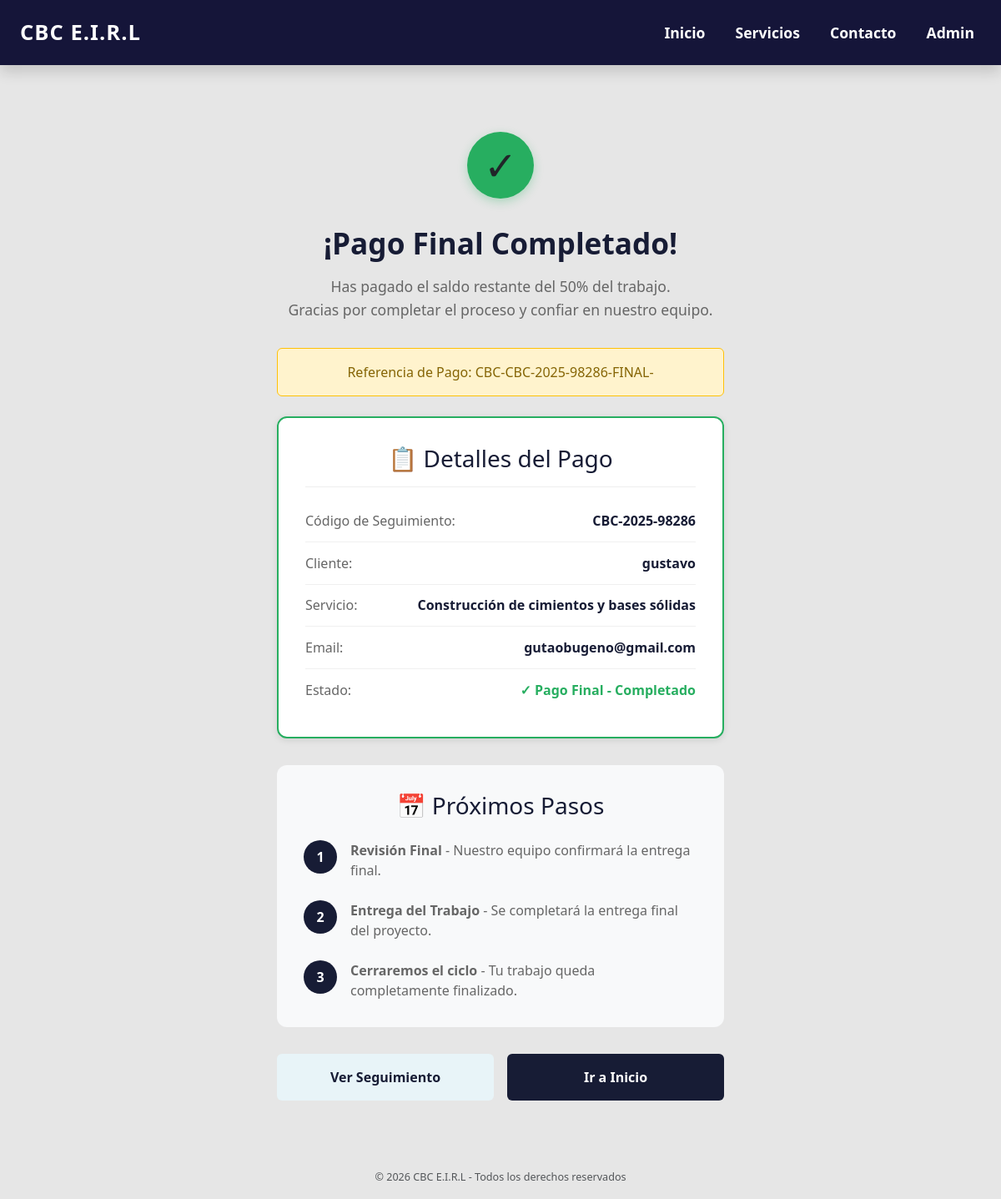
Before: /seguimiento/CBC-2025-98286/pago-final-completado/ with the older database file.
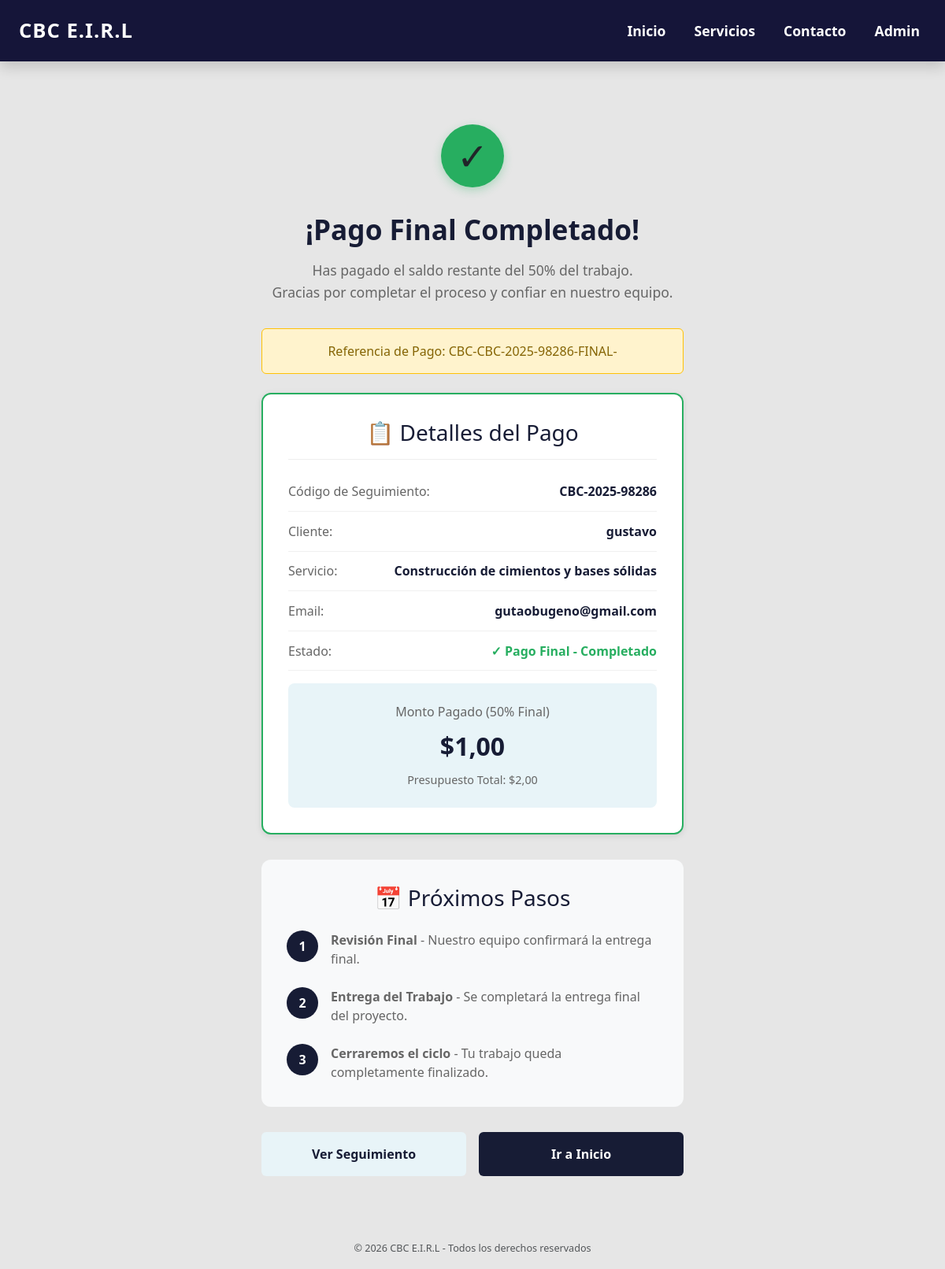
After: the same page with the newer database file.
### core/models.py (models this page shows, shortened)
class Presupuesto(models.Model):
    solicitud = models.OneToOneField(
        SolicitudInformacion,
        on_delete=models.CASCADE,
        related_name='presupuesto'
    )
    archivo = models.FileField(upload_to='presupuestos/', null=True, blank=True)
    fecha = models.DateField(auto_now_add=True)
    total = models.DecimalField(max_digits=12, decimal_places=2, null=True, blank=True)

### core/views.py (the view)
# urls.py: path('seguimiento/<str:codigo>/pago-final-completado/', views.pago_final_completado, name='pago_final_completado'),
def pago_final_completado(request, codigo):
    solicitud = get_object_or_404(SolicitudInformacion, codigo_seguimiento=codigo)
    presupuesto = getattr(solicitud, 'presupuesto', None)
    monto_final = presupuesto.total / 2 if presupuesto and presupuesto.total else 0
    return render(request, "pago_final_completado.html", {
        "solicitud": solicitud,
        "presupuesto": presupuesto,
        "monto_final": monto_final
    })

### templates/pago_final_completado.html (shortened to what this page needs)
{% extends "base.html" %}
{% load static %}
{% block content %}
<div class="confirmation-container">
  <div class="success-icon">✓</div>
  <h1 class="confirmation-title">¡Pago Final Completado!</h1>
  <p class="confirmation-message">
    Has pagado el saldo restante del 50% del trabajo.<br>
    Gracias por completar el proceso y confiar en nuestro equipo.
  </p>
  <div class="confirmation-number">
    Referencia de Pago: CBC-{{ solicitud.codigo_seguimiento }}-FINAL-{{ now|date:'YmdHis' }}
  </div>
  <div class="confirmation-card">
    <h3>📋 Detalles del Pago</h3>
    <div class="confirmation-item">
      <span class="confirmation-label">Código de Seguimiento:</span>
      <span class="confirmation-value">{{ solicitud.codigo_seguimiento }}</span>
    </div>
    <div class="confirmation-item">
      <span class="confirmation-label">Cliente:</span>
      <span class="confirmation-value">{{ solicitud.nombre }}</span>
    </div>
    <div class="confirmation-item">
      <span class="confirmation-label">Servicio:</span>
      <span class="confirmation-value">{{ solicitud.servicio.titulo }}</span>
    </div>
    <div class="confirmation-item">
      <span class="confirmation-label">Email:</span>
      <span class="confirmation-value">{{ solicitud.email }}</span>
    </div>
    <div class="confirmation-item">
      <span class="confirmation-label">Estado:</span>
      <span class="confirmation-value" style="color: #27ae60;">
        ✓ Pago Final - Completado
      </span>
    </div>
    {% if presupuesto and presupuesto.total %}
    <div class="amount-box">
      <div class="amount-label">Monto Pagado (50% Final)</div>
      <div class="amount-value">${{ monto_final|floatformat:2 }}</div>
      <p style="color: #666; font-size: 0.9rem; margin-top: 0.5rem; margin-bottom: 0;">
        Presupuesto Total: ${{ presupuesto.total|floatformat:2 }}
      </p>
    </div>
    {% endif %}
  </div>
  <div class="next-steps">
    <h3>📅 Próximos Pasos</h3>
    <div class="step-item">
      <div class="step-number">1</div>
      <div class="step-content">
        <p><strong>Revisión Final</strong> - Nuestro equipo confirmará la entrega final.</p>
      </div>
    </div>
    <div class="step-item">
      <div class="step-number">2</div>
      <div class="step-content">
        <p><strong>Entrega del Trabajo</strong> - Se completará la entrega final del proyecto.</p>
      </div>
    </div>
    <div class="step-item">
      <div class="step-number">3</div>
      <div class="step-content">
        <p><strong>Cerraremos el ciclo</strong> - Tu trabajo queda completamente finalizado.</p>
      </div>
    </div>
  </div>
  <div class="button-group">
    <a href="{% url 'seguimiento' solicitud.codigo_seguimiento %}" class="btn btn-secondary">Ver Seguimiento</a>
    <a href="{% url 'inicio' %}" class="btn btn-primary">Ir a Inicio</a>
  </div>
</div>
{% endblock %}

Changed rows visible on the page:
added Presupuesto: total "2,00"
Other visible differences:
{{ monto_final|floatformat:2 }}: (not shown) → "1,00"
text now shown: "Monto Pagado (50% Final) $ Presupuesto Total: $"
